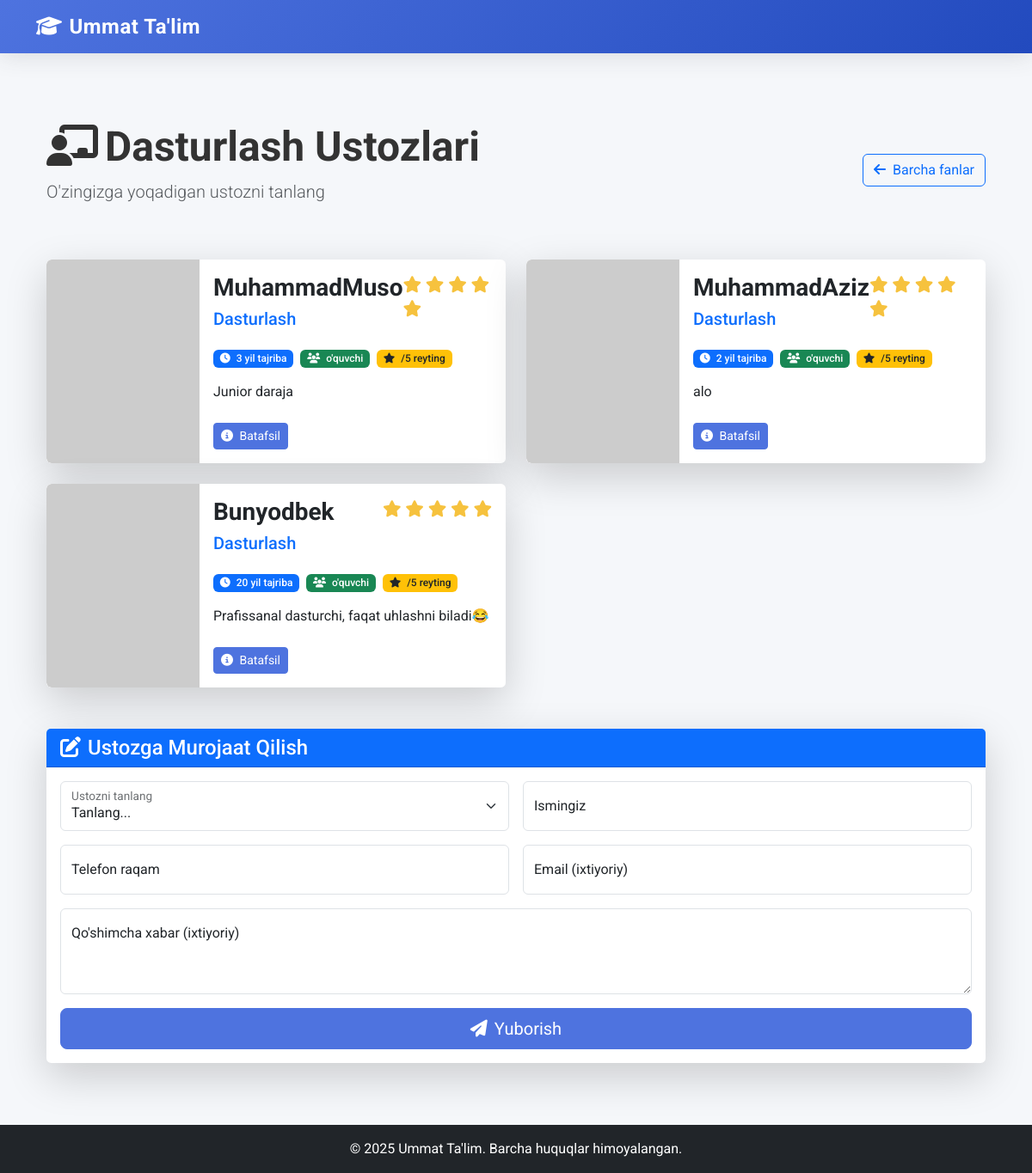
The app's page /fan/2/ with its own data.
### core/models.py (models this page shows, shortened)
class Fan(models.Model):
    nomi = models.CharField(max_length=100)

class Ustoz(models.Model):
    ism = models.CharField(max_length=100)
    tajriba_yil = models.IntegerField()
    daraja = models.IntegerField(help_text="Daraja qancha yuqori bo`lsa, shuncha yuqoriga chiqadi: ")
    tavsif = models.TextField()
    fan = models.ForeignKey(Fan, on_delete=models.CASCADE)
    rasm = models.ImageField(upload_to='ustoz_rasmlar/', blank=True, null=True)  # ⬅️ BU QO‘SHILADI

### core/views.py (the view, shortened to what this page needs)
# urls.py: path('fan/<int:fan_id>/', ustozlar, name='ustozlar'),  # Har bir fan uchun ustozlar
def ustozlar(request, fan_id):
    fan = get_object_or_404(Fan, id=fan_id)
    ustozlar = fan.ustoz_set.all()
    context = {
        'fan': fan,
        'ustozlar': ustozlar
    }
    return render(request, 'core/ustozlar.html', context)

### core/templates/core/ustozlar.html (shortened to what this page needs)
{% extends 'core/base.html' %}
{% block content %}
<div class="container py-5">
    <div class="d-flex justify-content-between align-items-center mb-5">
        <div>
            <h1 class="display-5 fw-bold text-gradient-primary">
                <i class="fas fa-chalkboard-teacher me-2"></i>{{ fan.nomi }} Ustozlari
            </h1>
            <p class="lead text-muted">O'zingizga yoqadigan ustozni tanlang</p>
        </div>
            <a href="{% url 'all_fans' %}" class="btn btn-outline-primary">
                <i class="fas fa-arrow-left me-1"></i> Barcha fanlar
            </a>
    </div>
    <div class="row g-4">
        {% for ustoz in ustozlar %}
        <div class="col-lg-6">
            <div class="card teacher-card shadow-lg h-100">
                <div class="row g-0">
                    <div class="col-md-4">
                    <img src="{% if ustoz.rasm %}{{ ustoz.rasm.url }}{% else %}https://via.placeholder.com/300{% endif %}"
                        class="img-fluid rounded-start h-100"
                        alt="{{ ustoz.ism }}"
                        style="object-fit: cover;">
                    </div>
                    <div class="col-md-8">
                        <div class="card-body">
                            <div class="d-flex justify-content-between align-items-start">
                                <div>
                                    <h3 class="card-title fw-bold">{{ ustoz.ism }}</h3>
                                    <h5 class="text-primary">{{ ustoz.fan.nomi }}</h5>
                                </div>
                                <div class="star-rating" data-rating="{{ ustoz.daraja }}">
                                    {% for i in "12345" %}
                                        <i class="fas fa-star{% if forloop.counter > ustoz.daraja %} text-muted{% endif %}"></i>
                                    {% endfor %}
                                </div>
                            </div>
                            <div class="teacher-meta my-3">
                                <div class="d-flex flex-wrap gap-2">
                                    <span class="badge bg-primary">
                                        <i class="fas fa-clock me-1"></i> {{ ustoz.tajriba_yil }} yil tajriba
                                    </span>
                                    <span class="badge bg-success">
                                        <i class="fas fa-users me-1"></i> {{ ustoz.students_count }} o'quvchi
                                    </span>
                                    <span class="badge bg-warning text-dark">
                                        <i class="fas fa-star me-1"></i> {{ ustoz.rating }}/5 reyting
                                    </span>
                                </div>
                            </div>
                            <div class="card-text mb-4">
                                <p>{{ ustoz.tavsif|truncatechars:150 }}</p>
                            </div>
                            <button class="btn btn-primary btn-sm" data-bs-toggle="collapse"
                                    data-bs-target="#teacher-{{ ustoz.id }}">
                                <i class="fas fa-info-circle me-1"></i> Batafsil
                            </button>
                        </div>
                    </div>
                </div>
            </div>
        </div>
        {% empty %}
        <div class="col-12">
            <div class="alert alert-warning text-center">
                <i class="fas fa-exclamation-triangle me-2"></i>Bu fandan hozircha ustoz mavjud emas
            </div>
        </div>
        {% endfor %}
    </div>
    <div class="card shadow-lg mt-5" id="contactForm">
        <div class="card-header bg-primary text-white">
            <h4 class="mb-0">
                <i class="fas fa-edit me-2"></i>Ustozga Murojaat Qilish
            </h4>
        </div>
        <div class="card-body">
            <form method="post" class="needs-validation" novalidate>
                <div class="row g-3">
                    <div class="col-md-6">
                        <div class="form-floating">
                            <select class="form-select" id="ustoz_id" name="ustoz_id" required>
                                <option value="">Tanlang...</option>
                            </select>
                            <label for="ustoz_id">Ustozni tanlang</label>
                        </div>
                    </div>
                    <div class="col-md-6">
                        <div class="form-floating">
                            <input type="text" class="form-control" id="id_ism" name="ism"
                                   placeholder="Ismingiz" required>
                            <label for="id_ism">Ismingiz</label>
                        </div>
                    </div>
                    <div class="col-md-6">
                        <div class="form-floating">
                            <input type="tel" class="form-control" id="id_telefon" name="telefon"
                                   placeholder="Telefon raqam" required
                                   pattern="\+998\d{9}"
                                   title="+998XXXXXXXXX formatida kiriting">
                            <label for="id_telefon">Telefon raqam</label>
                        </div>
                    </div>
                    <div class="col-md-6">
                        <div class="form-floating">
                            <input type="email" class="form-control" id="id_email" name="email"
                                   placeholder="Email (ixtiyoriy)">
                            <label for="id_email">Email (ixtiyoriy)</label>
                        </div>
                    </div>
                    <div class="col-12">
                        <div class="form-floating">
                            <textarea class="form-control" id="id_message" name="message"
                                      placeholder="Qo'shimcha xabar" style="height: 100px"></textarea>
                            <label for="id_message">Qo'shimcha xabar (ixtiyoriy)</label>
                        </div>
                    </div>
                    <div class="col-12">
                        <button class="btn btn-primary btn-lg w-100" type="submit">
                            <i class="fas fa-paper-plane me-2"></i>Yuborish
                        </button>
                    </div>
                </div>
            </form>
        </div>
    </div>
</div>
{% endblock %}

### core/templates/core/base.html (style rules this page uses)
:root { --primary: #4e73df; --secondary: #1cc88a; --accent: #f6c23e; --dark: #5a5c69; --light: #f8f9fc; }
body { font-family: 'Roboto', sans-serif; background-color: #f5f7fa; color: #333; min-height: 100vh; display: flex; flex-direction: column; }
.card { border: none; border-radius: 0.35rem; box-shadow: 0 0.15rem 1.75rem 0 rgba(58, 59, 69, 0.1); transition: all 0.3s ease; }
.btn-primary { background-color: var(--primary); border-color: var(--primary); }

### core/templates/core/ustozlar.html (style rules this page uses)
.teacher-card { transition: all 0.3s ease; border: none; overflow: hidden; }
.star-rating { color: #f6c23e; font-size: 1.2rem; }
.teacher-meta .badge { font-weight: 500; }

### records on screen
Fan: nomi "Dasturlash"
Ustoz: ism "MuhammadMuso", fan.nomi "Dasturlash", tajriba_yil "3", tavsif "Junior daraja"
Ustoz: ism "MuhammadAziz", fan.nomi "Dasturlash", tajriba_yil "2", tavsif "alo"
Ustoz: ism "Bunyodbek", fan.nomi "Dasturlash", tajriba_yil "20", tavsif "Prafissanal dasturchi, faqat uhlashni biladi😂"
